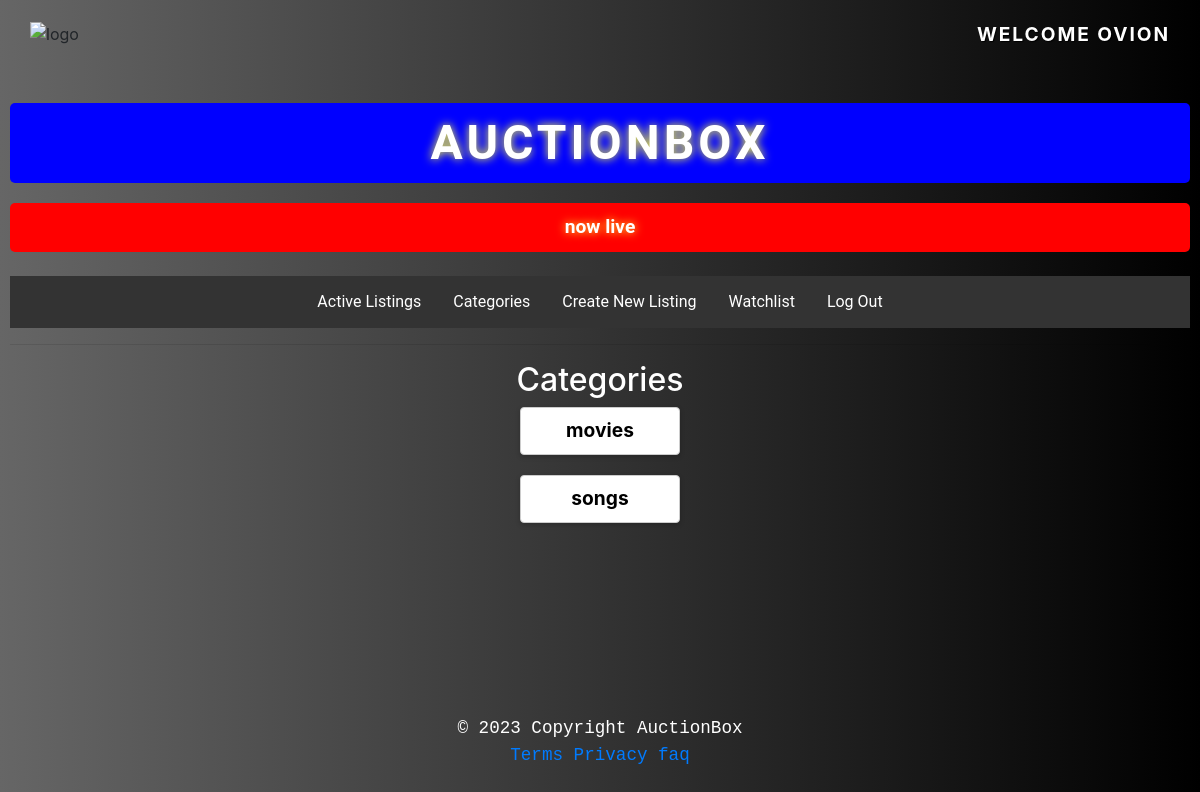
Before: /categories (signed in) with the older database file.
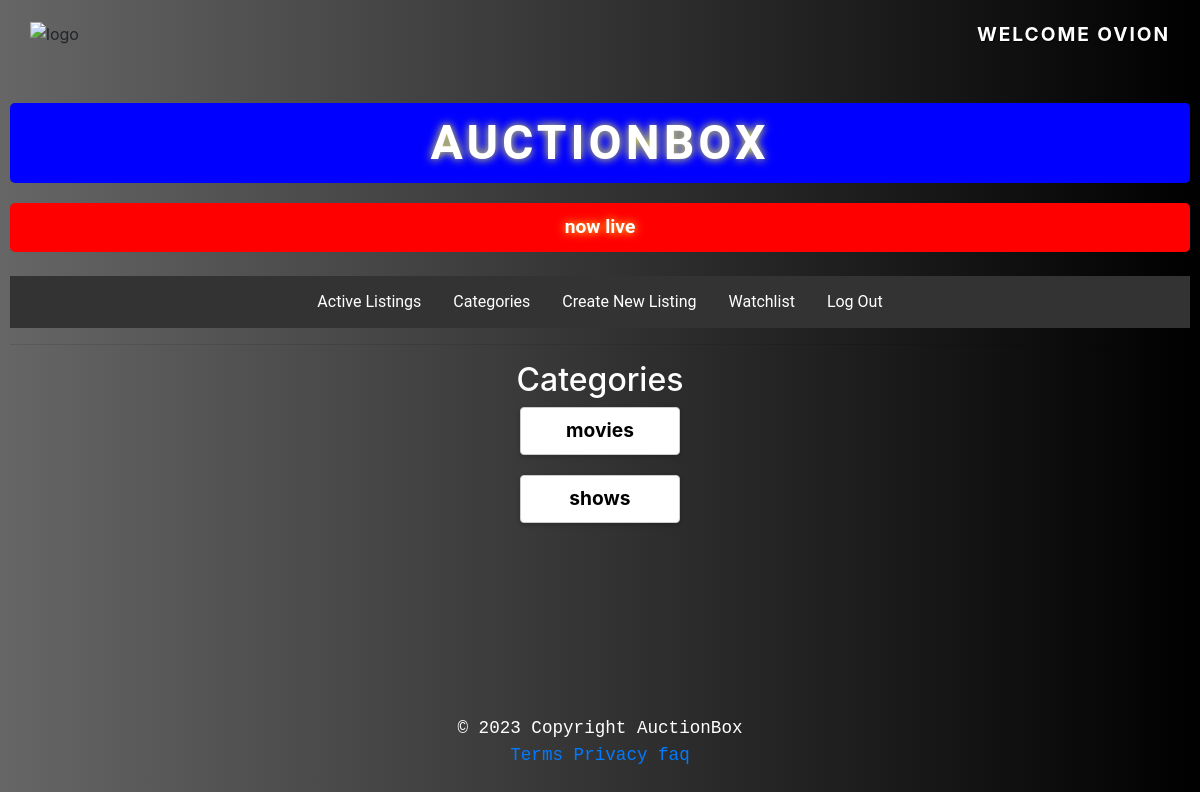
After: the same page with the newer database file.
### auctions/models.py (models this page shows, shortened)
class Category(models.Model):
    categoryName = models.CharField(max_length=50)

### auctions/views.py (the view)
# urls.py: path("categories", views.categories, name='categories'),
def categories(request):
    categories = Category.objects.all()
    return render(request, 'auctions/categories.html', {'categories': categories})

### auctions/templates/auctions/categories.html (shortened to what this page needs)
{% extends "auctions/layout.html" %}
{% block body %}
{% if user.is_authenticated %}
<h2 class="text-center">Categories</h2>
<div>
    {% for category in categories %}
    <div class="row mx-3">
      <div class="card mx-3" style="width: 10rem; height: 3rem;">
        <a href="{% url 'category_listings' category.id %}">
          <div class="category">
                <span class="category-name" style="color: black;">
                  {{category.categoryName}}
                </span>
          </div>
        </a>
       </div>
      </div>
    {% endfor %}
</div>
{% else %}
<h2 class="text-center">Please log in to view active listings.</h2>
{% endif %}
{% endblock %}

Changed rows visible on the page:
changed Category: categoryName "songs" → "shows"
